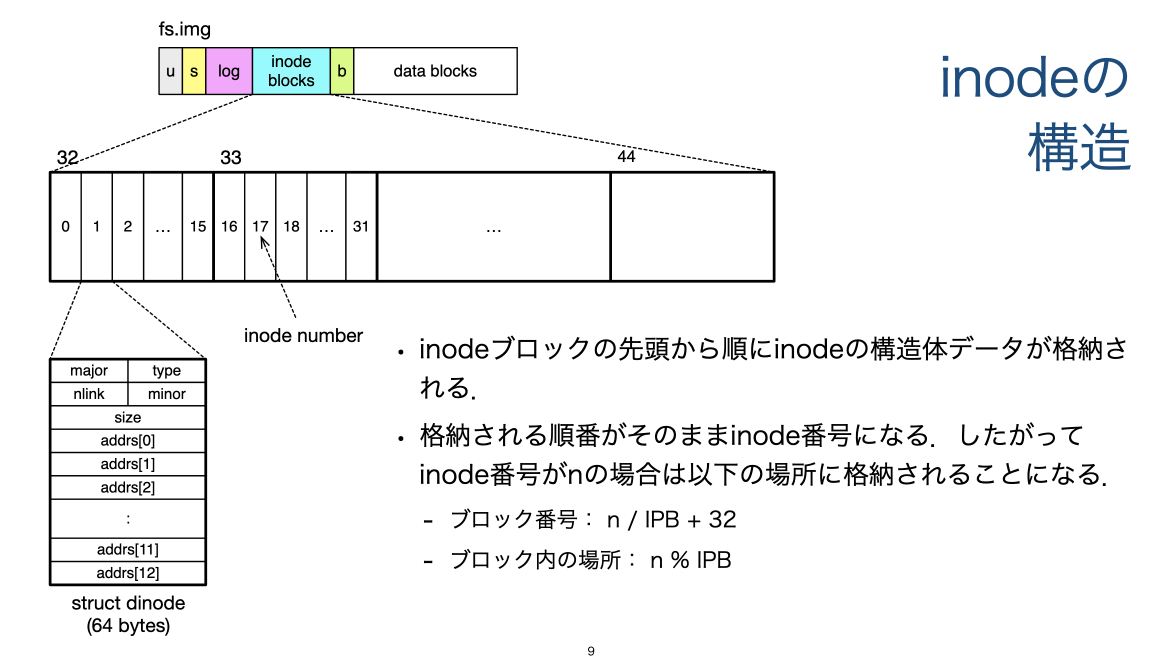
#> input picture test4.png, 2338 x 1326 px, found by its file name (shown at 1/2 size)
$ jupyter execute --allow-errors figure.ipynb
#> lines starting #> are read from the running program, lines starting #| are printed output that depends on the picture; after the words box and inside, x2 and y2 are one past the last pixel; in counts of white or black regions, pixels touching at a corner belong together
[cell 1]
import matplotlib.pyplot as plt
import cv2
import numpy as np
import os
import shutil
import utils

[cell 2]
image_path = "./content/test4.png"

image_org_gray = cv2.cvtColor(cv2.imread(image_path,cv2.IMREAD_COLOR),cv2.COLOR_BGR2GRAY)
#> image_org_gray: shape (1326, 2338); min 0, max 255, mean 242.6

img_blur = cv2.GaussianBlur(image_org_gray, (5, 5), 0)
med_val  = np.median(img_blur)
#> med_val = 255
sigma = 0.33
min_val = int(max(0, (1.0 - sigma) * med_val))
#> min_val = 170
max_val = int(max(255, (1.0 + sigma) * med_val))
#> max_val = 339
img_edge1 = cv2.Canny(image_org_gray, threshold1 = min_val, threshold2 = max_val)
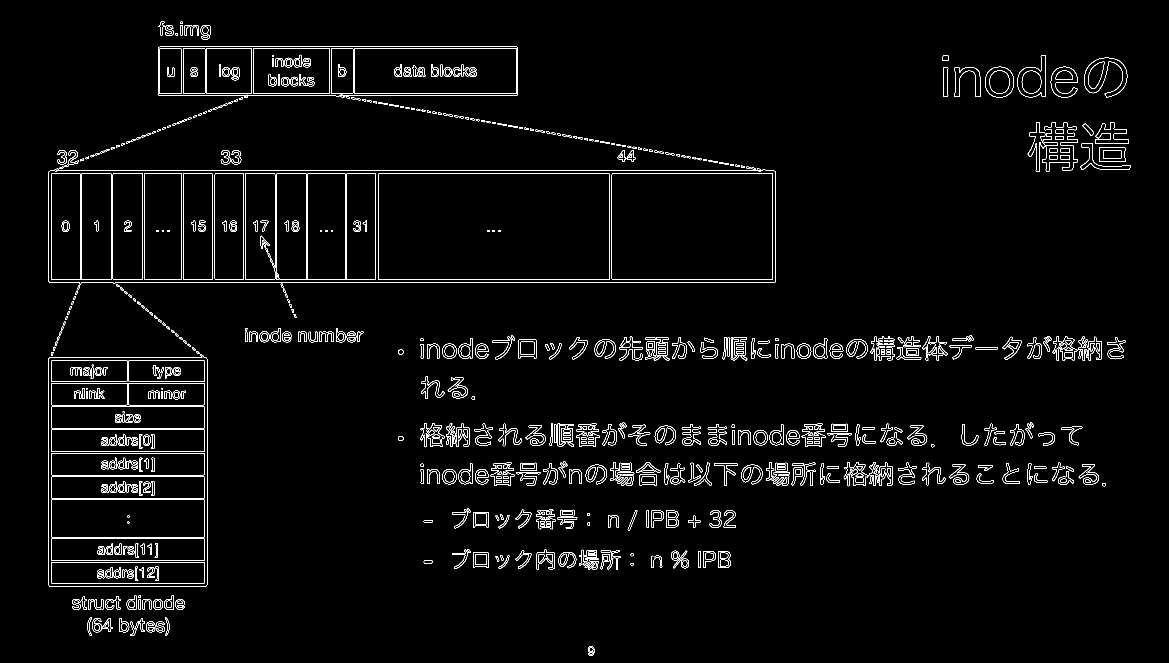
#> img_edge1: shape (1326, 2338) (shown at 1/2 size); 2.6% white in thin lines or dots, all inside (x1, y1, x2, y2) = (97, 42, 2262, 1312)

[cell 3]
fig, ax = plt.subplots(1, 2, figsize=(20, 20), sharex=True, sharey=True)
ax[0].imshow(image_org_gray, cmap='gray')
ax[0].set_title('orginal')
ax[1].imshow(img_edge1, cmap='gray')
ax[1].set_title('edged')
ax[0].set_xticks([])
ax[0].set_yticks([])
plt.show()
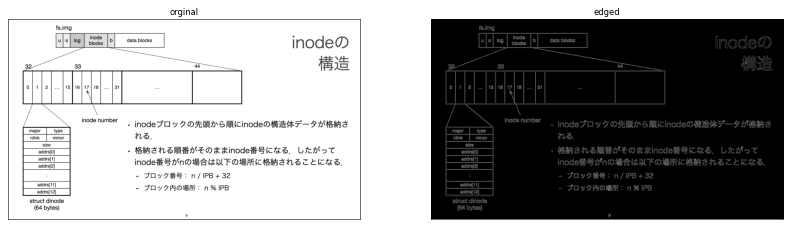
#> figure drawn by matplotlib, 2 panels

[cell 4]
image_path = "./content/test.png"

img_original = cv2.imread(image_path,cv2.IMREAD_COLOR) #import image
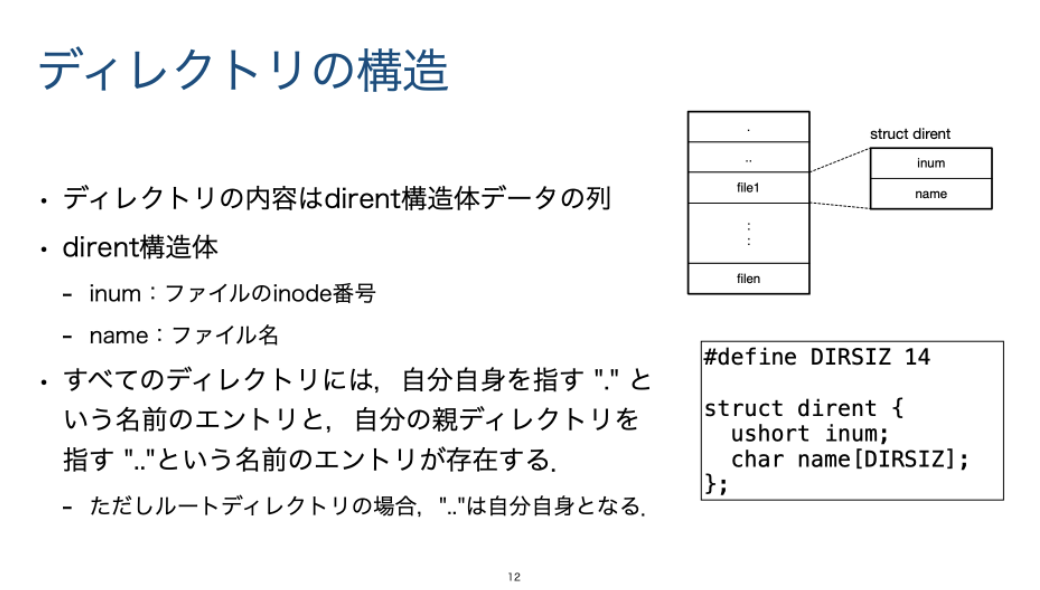
#> input picture test.png, 1040 x 590 px, found by its file name
#> img_original is the input picture: shape (590, 1040, 3); mean B, G, R 243.9, 243.6, 243.3
img_gray = cv2.cvtColor(img_original,cv2.COLOR_BGR2GRAY) #change to gray scale

img_blur = cv2.GaussianBlur(img_gray, (131,131), 0) #add Gaussian Blur
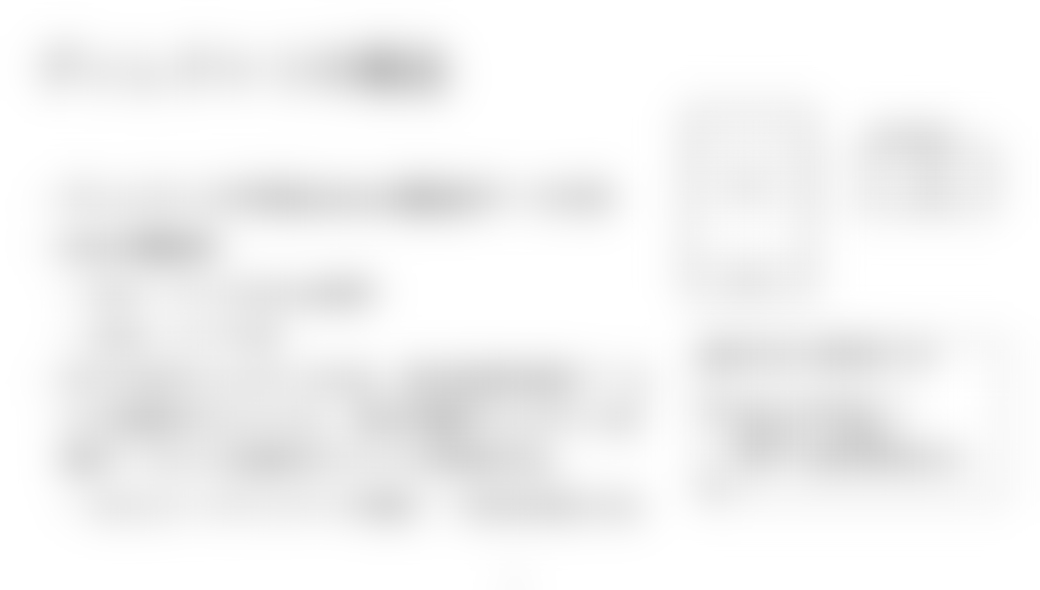
#> img_blur: shape (590, 1040); min 198, max 255, mean 243.6

_, threshold_img = cv2.threshold(img_blur, 248, 255, cv2.THRESH_BINARY)  #change to binary
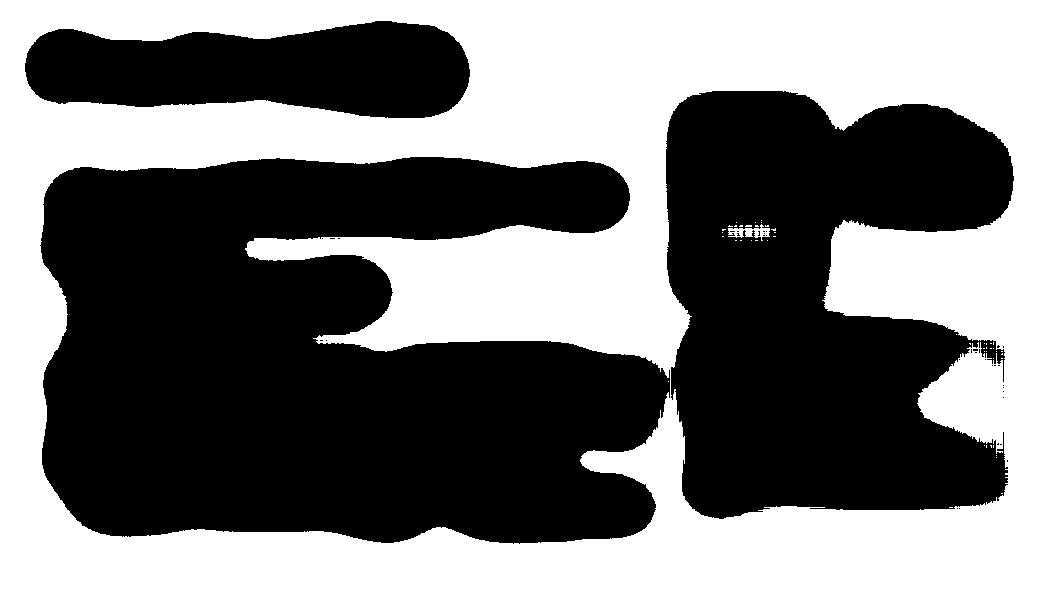
#> threshold_img: shape (590, 1040); 46.4% white; 49 white regions (47 under 20 px), largest, box (x1, y1, x2, y2) and area: (0, 0, 1040, 590) 284566, (728, 224, 770, 241) 319

reversal_img = cv2.bitwise_not(threshold_img) # reverse white and black
#> reversal_img: shape (590, 1040); 53.6% white; 49 black regions (47 under 20 px)

contours, _ = cv2.findContours(reversal_img, cv2.RETR_EXTERNAL, cv2.CHAIN_APPROX_SIMPLE) #get edges
#> contours = 28 contours, 25 with area under 20; largest, box (x1, y1, x2, y2) and area: (40, 157, 670, 544) 184558, (666, 91, 1014, 519) 109402, (25, 21, 470, 118) 31962

img_with_contours = np.copy(img_gray)
cv2.drawContours(img_with_contours, contours, -1, (0, 255 ,0), 5)
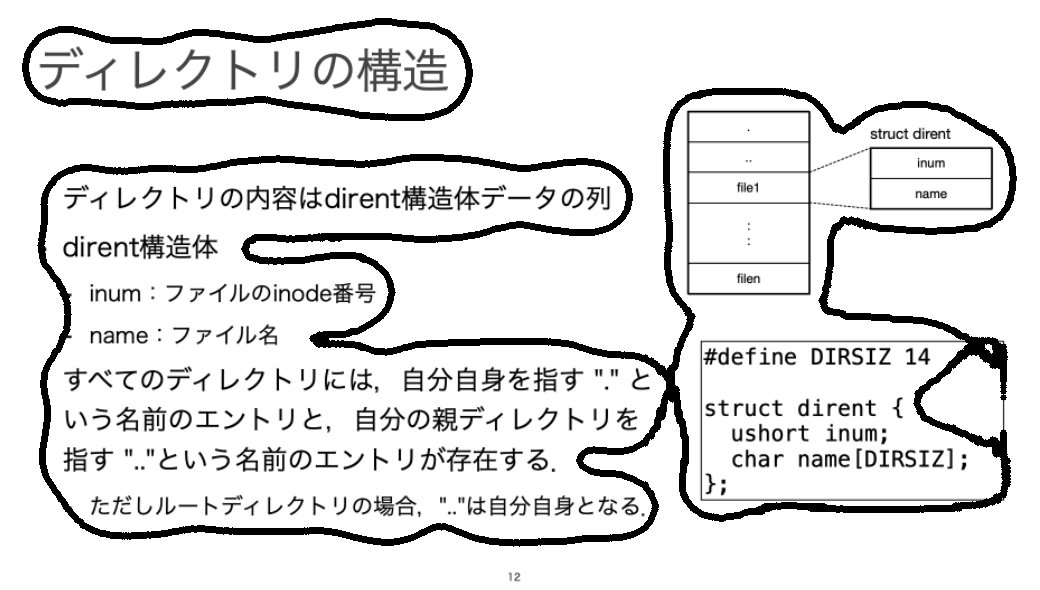
#> img_with_contours: shape (590, 1040); min 0, max 255, mean 226.8
img_with_bb = np.copy(img_gray)
list_bb = []

# ディレクトリを空にする関数
def clear_directory(directory):
    if os.path.exists(directory):
        shutil.rmtree(directory)  # ディレクトリを削除
    os.makedirs(directory)  # 再作成


# バウンディングボックスごとに切り出して分類・保存
output_dir_images = "./output_images"
output_dir_text = "./output_text"
os.makedirs(output_dir_images, exist_ok=True)
os.makedirs(output_dir_text, exist_ok=True)
clear_directory(output_dir_images)
clear_directory(output_dir_text)

for i, contour in enumerate(contours):
    x, y, w, h = cv2.boundingRect(contour)
    if w*h < 2000:
        continue
    cv2.rectangle(img_with_bb, (x, y), (x + w , y + h), (0,255, 0), 3)
    list_bb.append([x,y,w,h])


    cropped_img = img_original[y:y+h, x:x+w]  # 切り出す

    # マスクを作成して余白を白で埋める
    mask = np.zeros((h, w), dtype=np.uint8)
    cv2.drawContours(mask, [contour - [x, y]], -1, 255, thickness=cv2.FILLED)
    result_img = np.ones_like(cropped_img, dtype=np.uint8) * 255  # 白い背景画像を作成
    result_img[mask == 255] = cropped_img[mask == 255]  # マスク領域のみ元画像を貼り付け


    if w/h < 2:
        save_path = os.path.join(output_dir_images, f"region_{i}.jpg")
    else:  # それ以外は「テキストのみ」と分類
        save_path = os.path.join(output_dir_text, f"region_{i}.jpg")

    cv2.imwrite(save_path, result_img)
#> this loop made 28 passes
#> (x, y, w, h) on passes 1, 2, 6, 7, 8, 9, 12, 13, 14, 20, 21, 25: (959, 508, 1, 1), (957, 508, 1, 1), (1003, 397, 1, 1), (1003, 391, 1, 1), (1003, 387, 1, 1), (1003, 385, 1, 1), (992, 365, 1, 1), (985, 359, 1, 1), (959, 359, 1, 1), (997, 345, 3, 3), (326, 340, 1, 1), (322, 238, 1, 1)
#> (contour, x, y, w, h) on passes 3, 4, 5, 10, 11, 15: ([[1007, 460], [1007, 461]], 1007, 460, 1, 2), ([[1000, 444], [1001, 444]], 1000, 444, 2, 1), ([[998, 443], [997, 444], [998, 444]], 997, 443, 2, 2), ([[998, 365], [999, 365]], 998, 365, 2, 1), ([[994, 365], [995, 365]], 994, 365, 2, 1), ([[975, 352], [976, 352]], 975, 352, 2, 1)
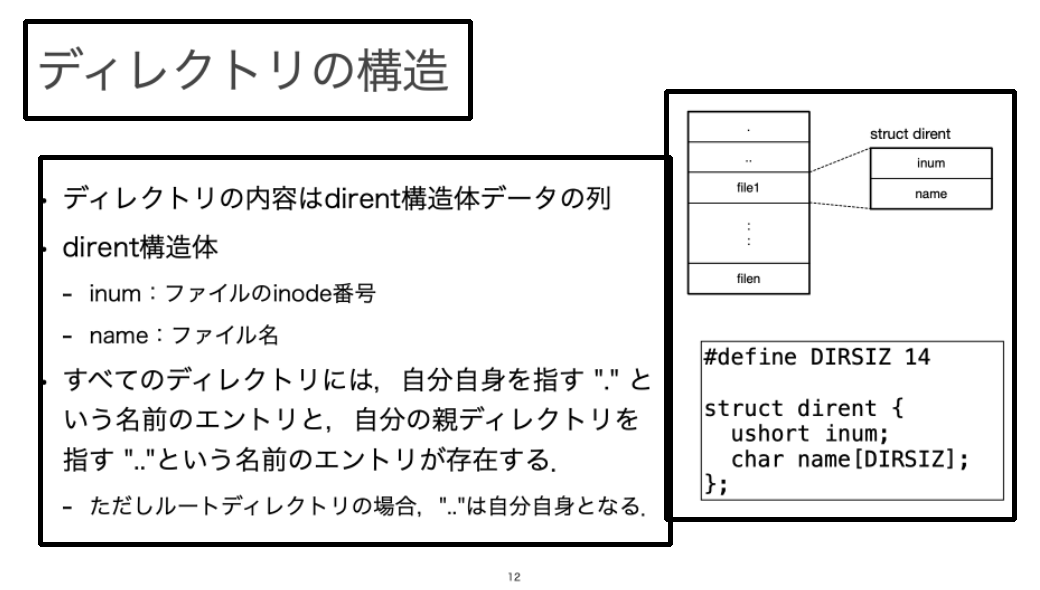
#> img_with_bb: shape (590, 1040); min 0, max 255, mean 234.1
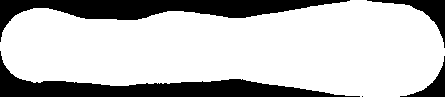
#> mask: shape (97, 445); 75.2% white; 5 black regions (1 under 20 px), largest, box (x1, y1, x2, y2) and area: (0, 0, 350, 42) 4747, (0, 51, 360, 97) 4705, (367, 0, 445, 48) 785, (400, 56, 445, 97) 484
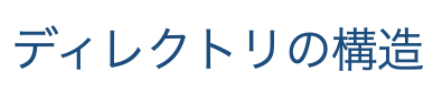
#> result_img: shape (97, 445, 3); mean B, G, R 243.9, 239.8, 235.6
#> after the loop, list_bb = [[40, 157, 630, 387], [666, 91, 348, 428], [25, 21, 445, 97]]

[cell 5]
fig, ax = plt.subplots(2,3, sharex=True, sharey=True)
ax[0,0].imshow(img_original, cmap='gray')
ax[0,0].set_title('orginal')
ax[0,1].imshow(img_blur, cmap='gray')
ax[0,1].set_title('img_blur')
ax[0,2].imshow(threshold_img, cmap='gray')
ax[0,2].set_title('threshold_img')
ax[1,0].imshow(reversal_img, cmap='gray')
ax[1,0].set_title('reversal_img')
ax[1,1].imshow(img_with_contours, cmap='gray')
ax[1,1].set_title('with_contours_img')
ax[1,2].imshow(img_with_bb, cmap='gray')
ax[1,2].set_title('bounding_img')
plt.show()
#> figure, not shown here; B, G, R data is drawn as R, G, B
